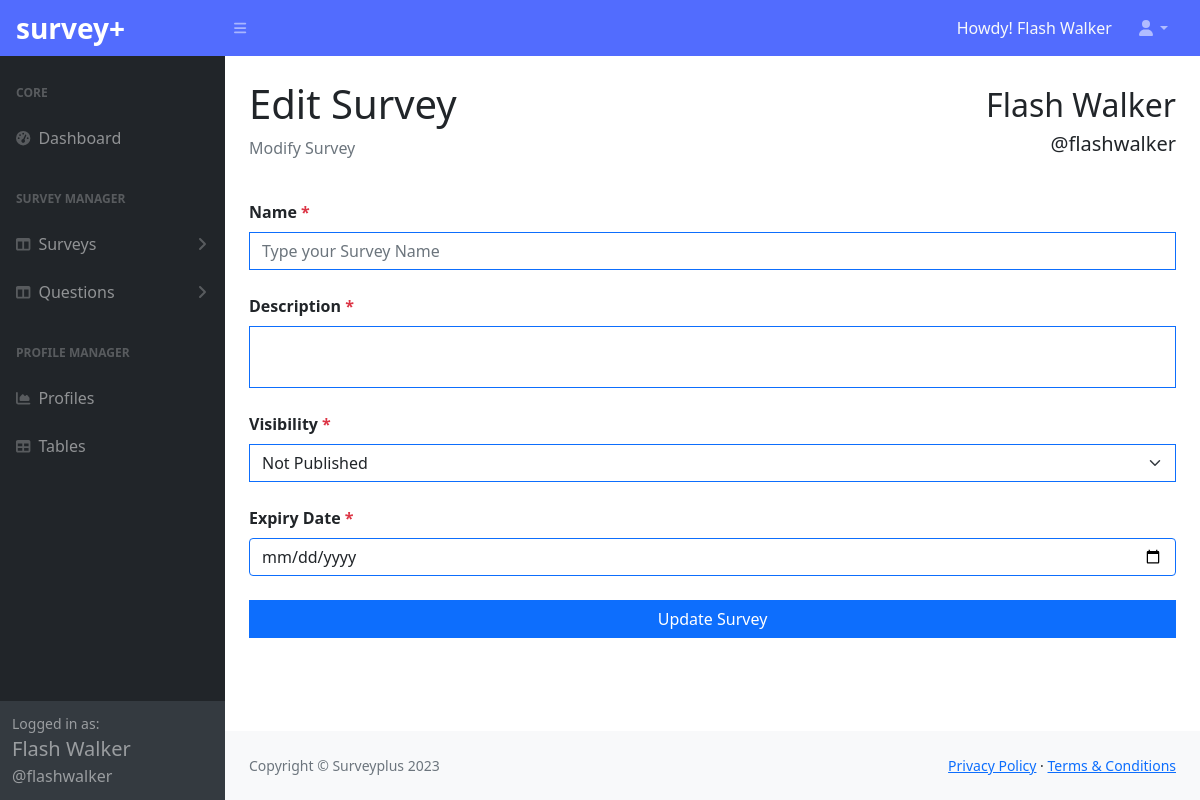
Before: /dashboard/survey/edit.php?survey=5&action=edit (signed in) with the older database file.
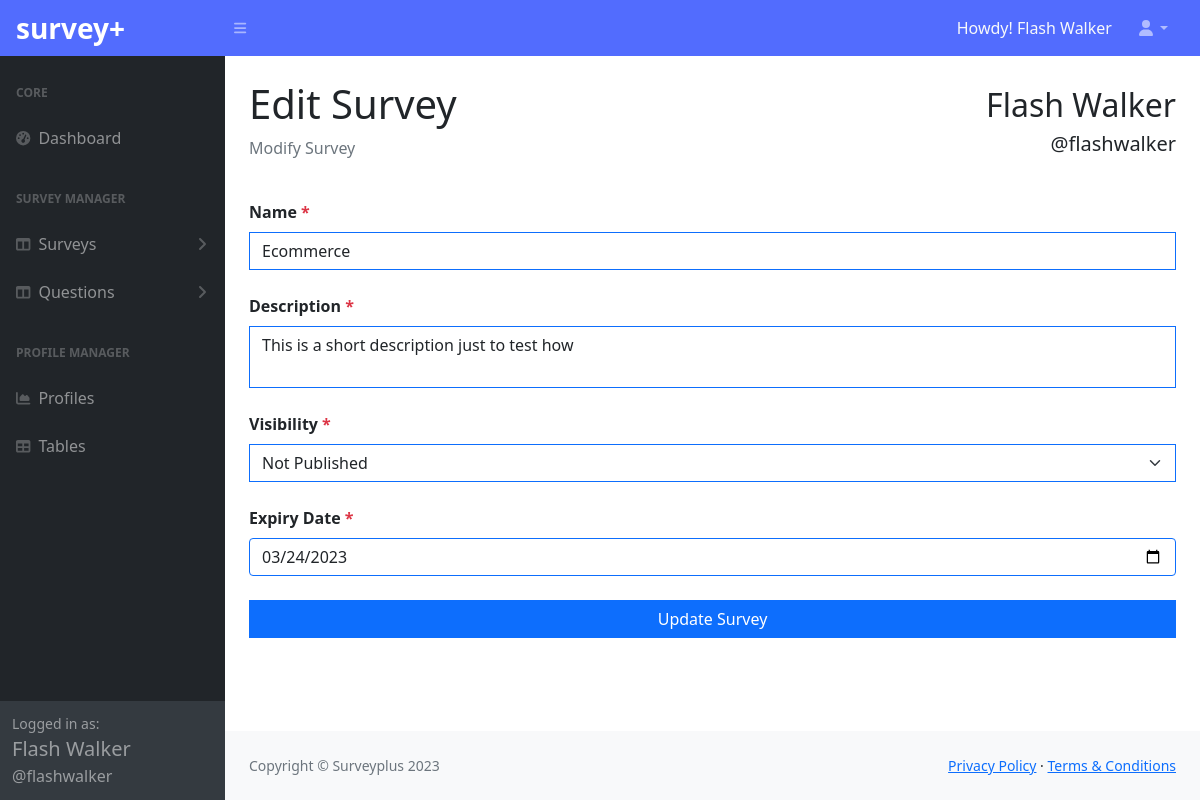
After: the same page with the newer database file.
### tables this page shows
CREATE TABLE `survey` (
  `id` int(11) NOT NULL,
  `updatedOn` datetime DEFAULT NULL,
  `name` varchar(45) NOT NULL,
  `description` varchar(45) NOT NULL,
  `published` tinyint(1) NOT NULL,
  `createdOn` timestamp NOT NULL DEFAULT current_timestamp(),
  `publishedOn` datetime DEFAULT NULL,
  `expiresOn` date DEFAULT NULL,
  `profile_id` int(11) NOT NULL
);

### app/Models/BaseModel.php (called while the page is built, shortened)
<?php
class BaseModel
{
    protected $conn;
    protected $stmt;
    public function __construct()
    {
        $this->db = new Database();
        if($this->db instanceof Database){
            $this->conn = $this->db->connect();
        }
    }
    public function select(string $query)
    {
        $this->stmt =  $this->conn->prepare($query);
        $this->stmt->execute();
        $this->stmt->setFetchMode(PDO::FETCH_ASSOC);
        return $this;
    }
    public function findAll(){
        return $this->stmt->fetchAll();
    }
}

### app/Config/Database.php (called while the page is built, shortened)
<?php
class Database{
    private array $dsn = [];
    public function __construct(){
        $this->dsn = [
            "host" => "localhost",
            "database" => "surveyplus",
            "port" => 33012,
            "username" => "root",
            "password" => "",
            "driver" => "mysql"
        ];
    }
    public function connect()
    {
       try{
            $this->conn = new PDO($this->dsn['driver'].":host=".$this->dsn['host'].";port=".$this->dsn['port'].";dbname=".$this->dsn['database'], $this->dsn['username'], $this->dsn['password']);
            $this->conn->setAttribute(PDO::ATTR_ERRMODE, PDO::ERRMODE_EXCEPTION);
            return $this->conn;
       } catch(PDOException $e){
            echo "Connection Failed " . $e->getMessage();
       }
    }
}

### app/Models/Surveys.php (called while the page is built, shortened)
<?php
final class Surveys extends BaseModel
{
    public string $table = "survey";
    public function get(int $survey_id = null, int $profile_id = null, bool $published = null, int $limit = null) : array
    {
        if($survey_id != null){
            $surveys = $this->select("SELECT * FROM $this->table WHERE id = $survey_id AND profile_id = $profile_id ORDER BY id DESC")->findAll();
            foreach($surveys as $survey){
                return $survey;
            }
        }
        if($profile_id != null){
            $surveys = $this->select("SELECT * FROM $this->table WHERE profile_id = $profile_id ORDER BY id DESC")->findAll();
            return $surveys;
        }
        $surveys = $this->select("SELECT * FROM $this->table ORDER BY id DESC")->findAll();
        return $surveys;
    }
    public function visibility(int $survey_id, int $state)
    {
        $surveys = $this->select("SELECT *  FROM $this->table WHERE id = $survey_id AND published = $state")->findAll();
        return $surveys;
    }
}

### app/Controllers/SurveyController.php (called while the page is built, shortened)
<?php
class SurveyController
{
    public Surveys $surveys;
    public function __construct()
    {
        $this->surveys = new Surveys();
    }
    public function edit(int $survey_id, int $profile_id)
    {
        $survey = $this->surveys->get($survey_id, $profile_id);
        return $survey;
    }
    public function is_published(int $survey_id)
    {
        $published_surveys = $this->surveys->visibility($survey_id, 1);
        return false;
    }
}

### dashboard/survey/edit.php (the view, shortened to what the changed rows need)
<?php
$pageTitle = "Edit Survey"; ?>
<?php require DASHBOARD_PATH . "/partials/header.php" ?>
<?php
if(isset($_GET["survey"]) && isset($_GET["action"]) && $_GET["action"] == "edit"){
    $survey_id = $_GET["survey"];
    $surveys = new SurveyController();
     $is_published = $surveys->is_published($survey_id);
    $survey = $surveys->edit($survey_id, $_SESSION["user_id"]);
}
?>
<body class="sb-nav-fixed">
    <div id="layoutSidenav">
        <div id="layoutSidenav_content">
            <main>
                <div class="container-fluid px-4">
                    <div class="row align-items-center">
                        <div class="col-md-6">
                            <h1 class="mt-4"><?= $pageTitle ?></h1>
                        </div>
                    </div>
                    <div class="container p-0 mt-3">
                        <form action="<?= DASHBOARD_URL . "/includes/survey/update.inc.php" ?>" method="POST">
                               <div class="form-group mb-4">
                                    <label for="name" class="mb-2 fw-bold">Name <span class="text-danger">*</span></label>
                                    <input type="text" class="form-control border border-1 border-primary rounded-0" placeholder="Type your Survey Name" name="name" value="<?= $survey["name"] ?>" required>
                               </div>
                               <div class="form-group mb-4">
                                    <label for="description" class="mb-2 fw-bold">Description <span class="text-danger">*</span></label>
                                    <textarea class="form-control border border-1 border-primary rounded-0" style="resize:none" name="description" required><?= $survey["description"] ?></textarea>
                               </div>
                               <div class="form-group mb-4">
                                    <label for="visibility" class="mb-2 fw-bold">Visibility <span class="text-danger">*</span></label>
                                    <select name="visibility" class="form-select border border-1 border-primary rounded-0" required>
                                        <?php if($survey["published"] == 1): ?>
                                            <option value="1" selected>Published</option>
                                            <option value="0">Not Published</option>
                                        <?php else: ?>
                                            <option value="0" selected>Not Published</option>
                                        <?php endif ?>
                                    </select>
                               </div>
                               <div class="form-group mb-4">
                                <label for="expires_on" class="mb-2 fw-bold">Expiry Date <span class="text-danger">*</span></label>
                                <input type="date" name="expires_on" id="expiresOn" min="" class="form-control border border-1 border-primary" value="<?= $survey["expiresOn"] ?>" required>
                               </div>
                        </form>
                    </div>
                </div>
            </main>
        </div>
    </div>
</body>
</html>

Changed rows visible on the page:
now on this page (row edited): survey: name "Ecommerce", description "This is a short description just to test how", visibility "Not Published", expires_on "03/24/2023"
Other visible differences:
form field visibility: "Not Published" → (not shown)
